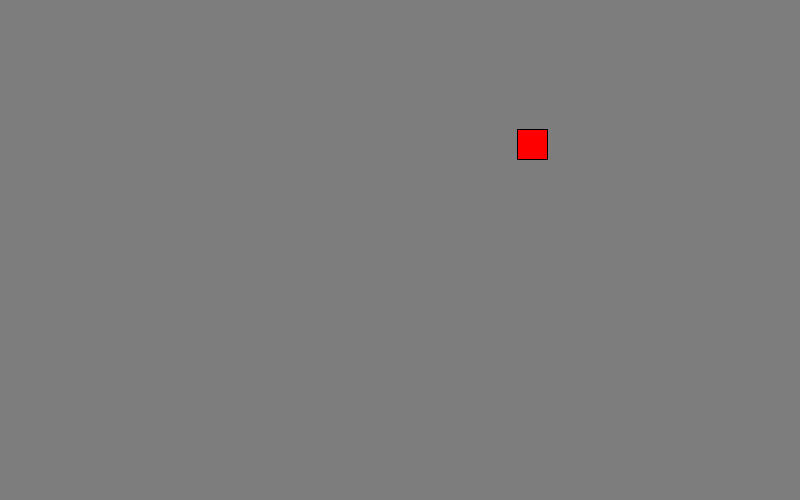
Frame 1 (no input)
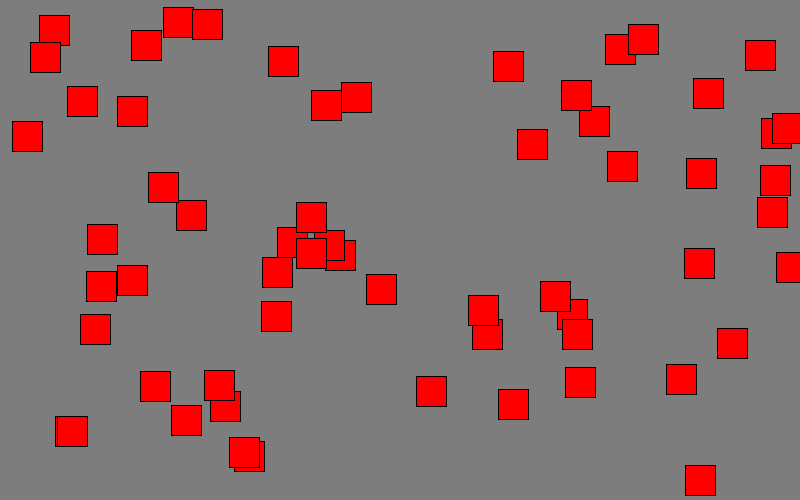
Frame 60 (the mouse pressed at the canvas centre just before this capture)
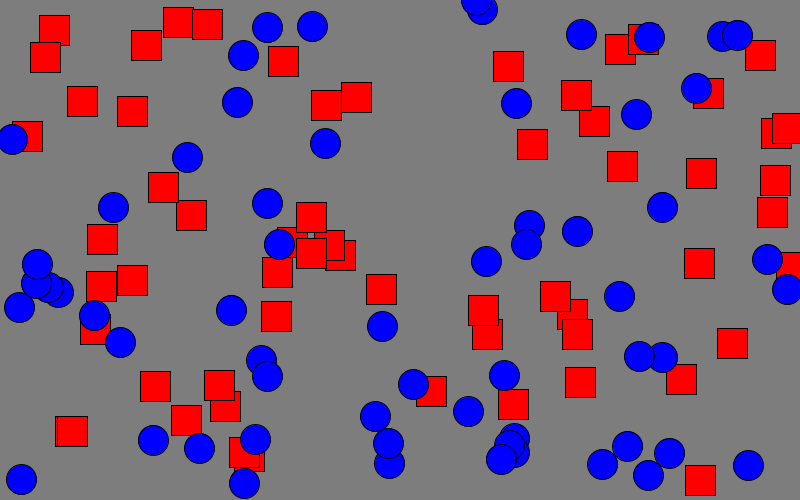
Frame 120 (the mouse held since frame 60 and released just before this capture)

The Processing sketch that drew these frames (run headless with seeded random() and noise(); from frame 60 on, the mouse is pressed at the canvas centre):

// Processing sketch: sketch_141024a
// ── sketch_141024a.pde
boolean x=true;
void setup() {
  size(800, 500);
    background(125);
}
void draw() {
  if (x==true) {
    fill(255,0,0);
    rect(random(width), random(height), 30, 30);
  } else {
    fill(0,0,255);
    ellipse(random(width), random(height), 30, 30);
  }
}
void mousePressed(){
  x=!x;
  background(125);
}
